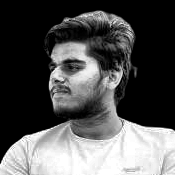
#> input picture assets/photo-ready.png, 175 x 175 px
$ python render_portrait.py
#> lines starting #> are read from the running program, lines starting #| are printed output that depends on the picture
### tools/theme.py
"""Shared design tokens. Tactical-telemetry palette: one accent, no gradients, 90-degree corners."""

BG = "#0A0A0A"        # deactivated CRT, never pure black
PANEL = "#101010"     # compartment fill
RULE = "#242424"      # hairline dividers
PHOSPHOR = "#EAEAEA"  # primary foreground
DIM = "#6E6E6E"       # labels, metadata
ACCENT = "#E61919"    # hazard red -- the ONLY accent
ACCENT_HI = "#FF2A2A"
GREEN = "#4AF626"     # exactly one element in the whole system (panel status dot)

# Contribution ramp: tints of the single accent, dark -> hot. Not a rainbow.
# L0 sits well above the plate on purpose -- if empty cells vanish, the calendar
# reads as scattered dots instead of a grid, and the shape of the year is lost.
LEVELS = ["#1F1F1F", "#5C1414", "#9B1A1A", "#D01F1F", "#FF3B3B"]

# No webfonts: GitHub serves these SVGs as proxied images, so @font-face never
# loads. Ride the platform monospace stack and lock geometry with textLength.
MONO = "ui-monospace,SFMono-Regular,Menlo,Consolas,'DejaVu Sans Mono',monospace"

TRACK = "0.1em"  # generous mechanical tracking on all metadata


def esc(s):
    return str(s).replace("&", "&amp;").replace("<", "&lt;").replace(">", "&gt;")


def label(x, y, text, size=10, fill=DIM, anchor="start", extra=""):
    """Uppercase tracked metadata line."""
    return (
        f'<text x="{x}" y="{y}" font-family="{MONO}" font-size="{size}" '
        f'fill="{fill}" letter-spacing="{TRACK}" text-anchor="{anchor}" {extra}>'
        # upper() BEFORE esc(), or "&gt;" becomes the undefined entity "&GT;"
        f"{esc(str(text).upper())}</text>"
    )


def frame(x, y, w, h, stroke=RULE, fill="none"):
    """Square-cornered compartment. No rx, ever."""
    return f'<rect x="{x}" y="{y}" width="{w}" height="{h}" fill="{fill}" stroke="{stroke}" stroke-width="1"/>'


def scanlines(uid="sl"):
    """Simulated electron-beam sweep. Applied over the whole plate at low opacity."""
    return (
        f'<pattern id="{uid}" width="1" height="3" patternUnits="userSpaceOnUse">'
        f'<rect width="1" height="1" fill="#000" opacity="0.28"/></pattern>'
    )

### tools/render_portrait.py
"""Stage 2: map pixels to glyphs, draw the rows in top to bottom, then hold.

Single fill colour on purpose -- multi-colour ASCII reads as clutter, not a portrait.
Density maps to LIGHT (dark plate, light glyphs), so the black background falls at
the empty end of the ramp.
"""

from pathlib import Path

from PIL import Image
from theme import ACCENT, BG, DIM, MONO, PHOSPHOR, RULE, frame, label, scanlines

ROOT = Path(__file__).resolve().parent.parent
SRC = ROOT / "assets" / "photo-ready.png"
OUT = ROOT / "portrait.svg"

GLYPHS = " '.,:;~+*xXO#"  # left = empty/dark, right = dense/lit
COLS = 80
CW, CH = 7, 12
PAD, HEAD, FOOT = 18, 30, 24
STEP, DUR = 0.035, 0.28  # per-row stagger and wipe duration -- linear, no easing


def main():
    img = Image.open(SRC).convert("L")
#> img is the input picture: PIL image 175x175 L; min 0, max 255, mean 84
    rows = max(1, round(COLS * (img.height / img.width) * (CW / CH)))
#> rows = 47
    img = img.resize((COLS, rows), Image.LANCZOS)
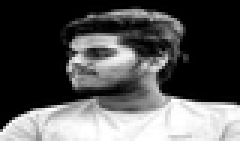
#> img: PIL image 80x47 L (shown 3 times larger); min 0, max 255, mean 84.3
    px = img.load()

    grid_w, grid_h = COLS * CW, rows * CH
#> grid_w = 560; grid_h = 564
    gx, gy = PAD, PAD + HEAD
    W, H = grid_w + PAD * 2, gy + grid_h + FOOT + PAD
#> W = 596; H = 654

    s = [
        f'<svg xmlns="http://www.w3.org/2000/svg" width="{W}" height="{H}" '
        f'viewBox="0 0 {W} {H}" role="img" aria-label="ASCII portrait">',
        f"<defs>{scanlines('sl3')}",
    ]

    lines = []
    for r in range(rows):
        line = "".join(GLYPHS[px[c, r] * (len(GLYPHS) - 1) // 255] for c in range(COLS))
        lines.append(line.rstrip())
#> after the loop, lines = 47 items

    # one clip per row, width driven 0 -> full
    for r, line in enumerate(lines):
        if not line:
            continue
        s.append(
            f'<clipPath id="r{r}"><rect x="{gx}" y="{gy + r * CH}" width="0" height="{CH}">'
            f'<animate attributeName="width" from="0" to="{len(line) * CW}" '
            f'begin="{r * STEP:.3f}s" dur="{DUR}s" fill="freeze"/></rect></clipPath>'
        )
#> this loop made 47 passes
#> line on passes 1 to 2: '', ''
#> after the loop, s = 47 items
    s.append("</defs>")

    s += [
        f'<rect width="{W}" height="{H}" fill="{BG}"/>',
        frame(0.5, 0.5, W - 1, H - 1),
        label(PAD, PAD + 14, "[ ./portrait --ascii ]", 11, PHOSPHOR),
        label(W - PAD, PAD + 14, f"{COLS}x{rows} glyph", 9, DIM, anchor="end"),
        f'<line x1="{PAD}" y1="{PAD + 22}" x2="{W - PAD}" y2="{PAD + 22}" stroke="{RULE}"/>',
    ]

    for r, line in enumerate(lines):
        if not line:
            continue
        s.append(
            f'<text x="{gx}" y="{gy + r * CH + CH - 3}" clip-path="url(#r{r})" '
            f'font-family="{MONO}" font-size="11" fill="{PHOSPHOR}" xml:space="preserve" '
            f'textLength="{len(line) * CW}" lengthAdjust="spacingAndGlyphs">{line}</text>'
        )
#> after the loop, s = 98 items

    fy = H - PAD - 6
#> fy = 630
    s.append(f'<line x1="{PAD}" y1="{fy - 14}" x2="{W - PAD}" y2="{fy - 14}" stroke="{RULE}"/>')
    s.append(label(PAD, fy, f"ramp / {len(GLYPHS)} step mono", 9, DIM))
    s.append(label(W - PAD, fy, "///", 9, ACCENT, anchor="end"))
    s.append(f'<rect width="{W}" height="{H}" fill="url(#sl3)" style="pointer-events:none"/>')
    s.append("</svg>")

    OUT.write_text("".join(s))
    print(f"{OUT.name}: {COLS}x{rows} glyphs, {W}x{H}, draw {rows * STEP + DUR:.1f}s")
#| portrait.svg: 80x47 glyphs, 596x654, draw 1.9s


if __name__ == "__main__":
    main()
